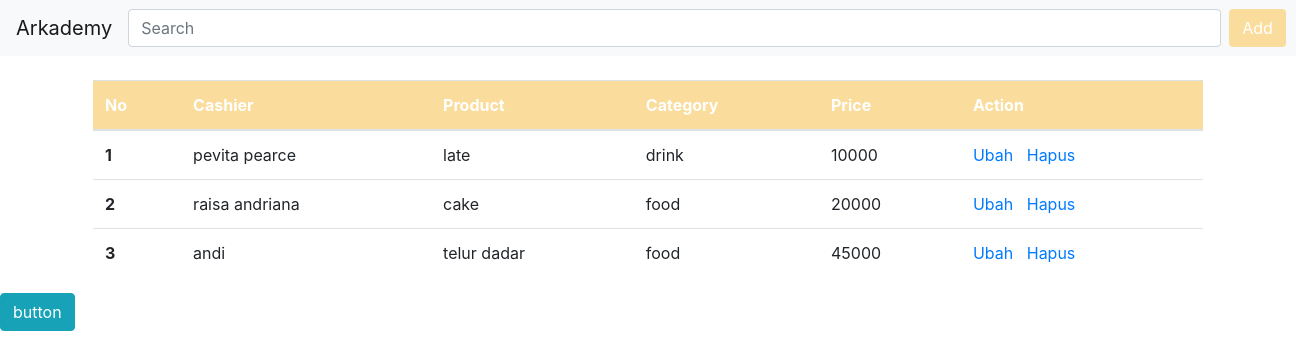
The app's page /6/6c/index.php with its own data.
### tables this page shows
CREATE TABLE `product` (
  `id` int(11) NOT NULL,
  `name` varchar(255) NOT NULL,
  `price` varchar(255) NOT NULL,
  `id_category` int(11) NOT NULL,
  `id_cashier` int(11) NOT NULL
);

CREATE TABLE `cashier` (
  `id` int(11) NOT NULL,
  `name` varchar(255) NOT NULL
);

CREATE TABLE `category` (
  `id` int(11) NOT NULL,
  `name` varchar(255) NOT NULL
);

### 6/6c/index.php (the view, shortened to what this page needs)
<?php include "config.php" ?>
<!doctype html>
<html lang="en">
<head>
  <link rel="stylesheet" href="bs4/css/bootstrap.min.css">
  <link rel="stylesheet" href="lib/sweetalert2.min.css">
</head>
<body>
  <nav class="navbar navbar-expand-lg navbar-light bg-light">
    <a class="navbar-brand" href="#">Arkademy</a>
    <div class="collapse navbar-collapse" id="navbarSupportedContent">
      <form class="form-inline my-2 my-lg-0">
        <input class="form-control mr-sm-2" type="search" size="100" placeholder="Search" aria-label="Search">
      </form>
      <button class="btn btn-large my-2 my-sm-0" style="background: #FADC9C;color :#ffffff;" type="button"
        data-toggle="modal" data-target="#tambahmodal">Add</button>
    </div>
  </nav>
  <div class="container mt-4">
    <table class="table">
      <thead style="background: #FADC9C;color :#ffffff;">
        <tr>
          <th>No</th>
          <th>Cashier</th>
          <th>Product</th>
          <th>Category</th>
          <th>Price</th>
          <th>Action</th>
        </tr>
      </thead>
      <tbody>
        <?php
          $kueri = " SELECT product.id, product.name, product.price, product.id_category, product.id_cashier, category.id AS idcategory, category.name AS nama_category, cashier.id AS idcashier, cashier.name AS nama_cashier FROM product LEFT JOIN category ON product.id_category = category.id LEFT JOIN cashier ON product.id_cashier = cashier.id ";
          $data = mysqli_query($kon, $kueri);
          $no = 1;
          while($row = mysqli_fetch_assoc($data)) {
       ?>
        <tr>
          <td><b><?= $no++ ?></b></td>
          <td><?= $row['nama_cashier'] ?></td>
          <td><?= $row['name'] ?></td>
          <td><?= $row['nama_category'] ?></td>
          <td><?= $row['price'] ?></td>
          <td>
            <a href="?id=<?= $row['id'] ?>#ubahmodal" >Ubah</button>
              &nbsp; <a href="">Hapus</a></td>
        </tr>
        <?php } ?>
      </tbody>
    </table>
  </div>
  <button type="button" class="btn btn-info" id="testes" onclick="gagal()">button</button>
</body>
</html>

### records on screen
product: id_cashier.name "pevita pearce", name "late", id_category.name "drink", price "10000"
product: id_cashier.name "raisa andriana", name "cake", id_category.name "food", price "20000"
product: id_cashier.name "andi", name "telur dadar", id_category.name "food", price "45000"
